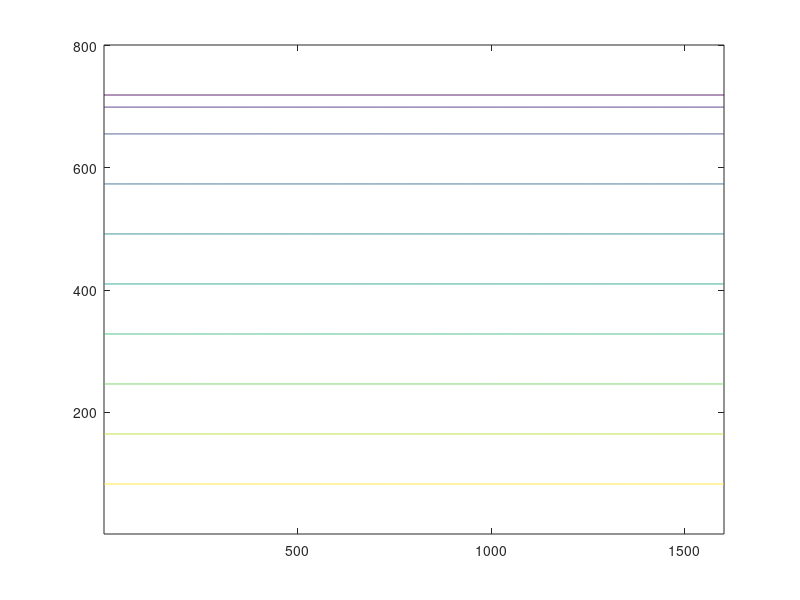

Source code (MATLAB):
% gridGenerator creates a simple sloping beach profile to interpolate to
% fort.14 file.  It can accept up to 2 different slopes for depths < and > 
%the depth of closure.
%% Variables
width = 160000; %long-shore domain length
length = 80000; %cross-shore domain length
dx = 100; %long-shore cell length
dy = 100; % cross-shore cell length
DOC = 1; %Depth of Closure
DOCSlope = .0001; %Slope from land to Depth of Closure
OSSlope  = .0001; %Slope from DOC offshore

%negative values are land.  Positive are underwater.  StartDepth is land
%boundary, endDepth is ocean boundary
startDepth = 0;
endDepth = 8;

%% Calculations
% Calculating total elevation change
depthDifference = abs(startDepth - endDepth)/(length/dy);

%Preallocating
x = linspace(0,width,round(width/dx)+1);
y = linspace(0,length,round(length/dy)+1);
z = zeros(round(length/dy)+1, round(width/dx)+1);

zi = 0;
%Assigning elevations to each x,y,z point
for i = y./dy+1
    if zi <= DOC
        for j = x./dx+1
            z(i,j) = startDepth + (i-1)*DOCSlope*dy;
            zi = z(i,1);
        end
    else
        for j = x./dx+1
            z(i,j) = DOC + (i-1)*OSSlope*dy;
            zi = z(i,1);
        end
    end
end
   
z = flipud(z);

[xx,yy] = meshgrid(x,y);
X = xx(:);
Y = yy(:);
Z = z(:);
P = [X, Y, Z];

contour(z)
%% Saving
fid = fopen('PlaneSlopeSS.xyz', 'wt');
fprintf(fid, [repmat('%.f\t', 1, size(P,2)-1) '%f\n'], P.');
fclose(fid);